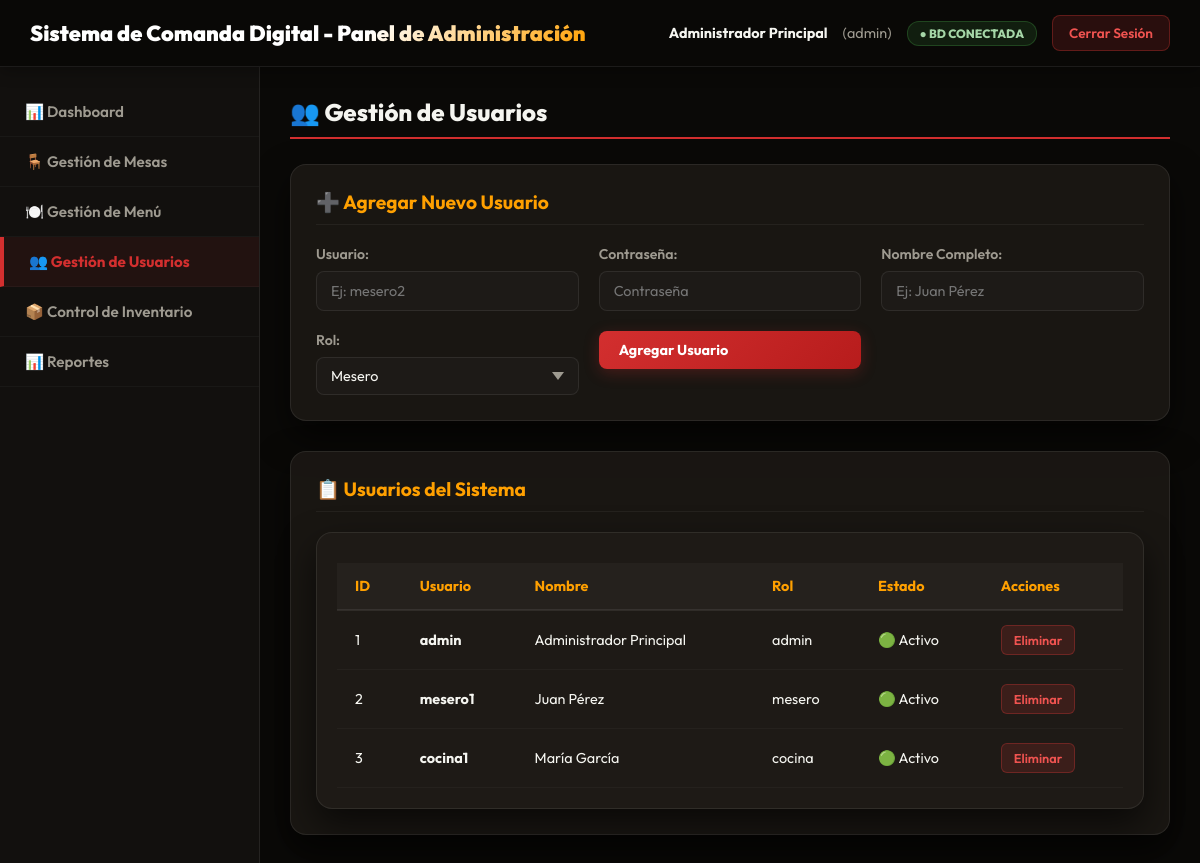
Before: /index.php?action=admin&seccion=usuarios (signed in) with the older database file.
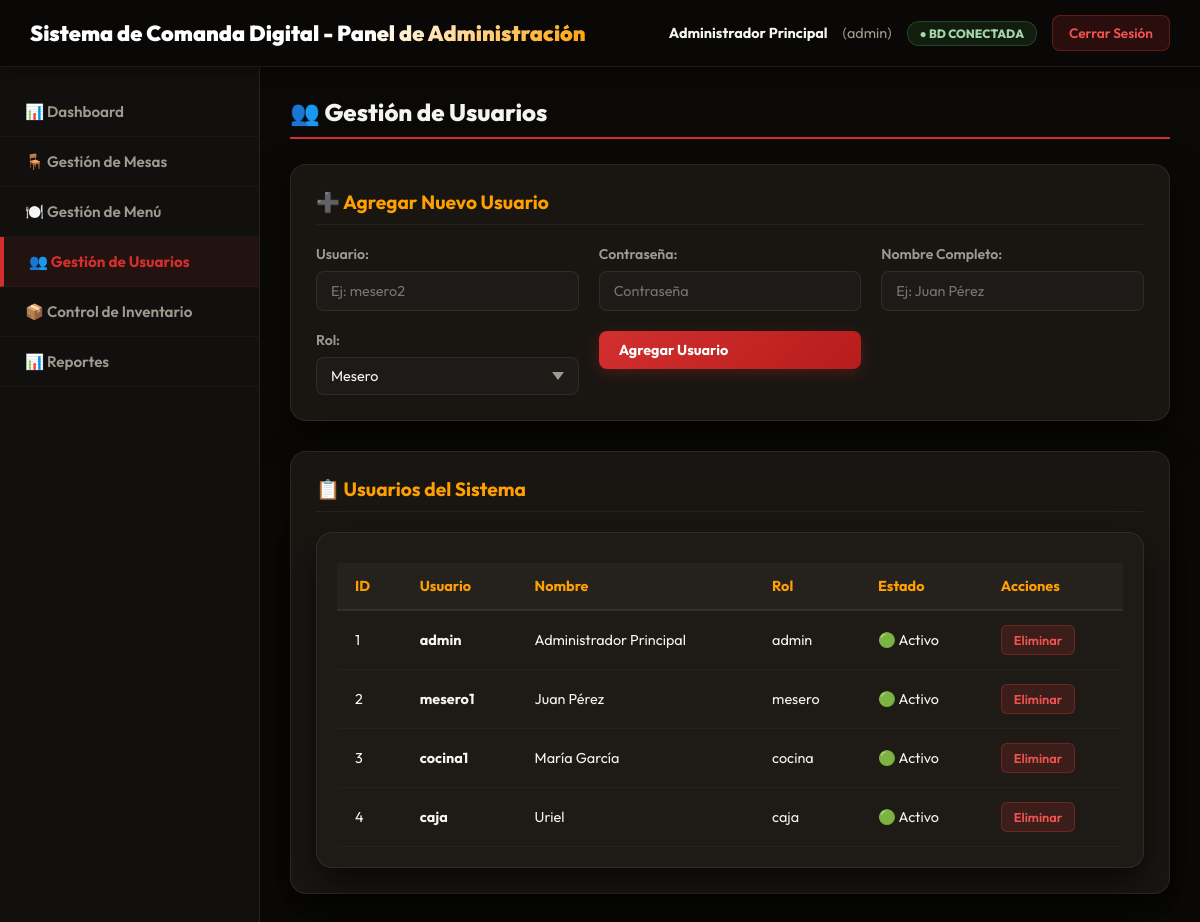
After: the same page with the newer database file.
### tables this page shows
CREATE TABLE `usuarios` (
  `id` int(11) NOT NULL,
  `usuario` varchar(50) NOT NULL,
  `password_hash` varchar(255) NOT NULL,
  `nombre` varchar(100) NOT NULL,
  `rol` enum('admin','mesero','cocina','caja') NOT NULL,
  `activo` tinyint(1) DEFAULT 1,
  `fecha_creacion` timestamp NOT NULL DEFAULT current_timestamp(),
  `ultimo_login` timestamp NULL DEFAULT NULL
);

### config/database.php (called while the page is built, shortened)
<?php
class Database {
    private static $connection = null;
    public static function getConnection() {
        if (self::$connection === null) {
            try {
                $dsn = "mysql:host=" . DB_HOST . ";dbname=" . DB_NAME . ";charset=utf8mb4";
                self::$connection = new PDO($dsn, DB_USER, DB_PASS);
                self::$connection->setAttribute(PDO::ATTR_ERRMODE, PDO::ERRMODE_EXCEPTION);
                self::$connection->exec("SET time_zone = '-05:00'");
            } catch(PDOException $e) {
                die("Error de conexión: " . $e->getMessage());
            }
        }
        return self::$connection;
    }
}
?>

### models/User.php (called while the page is built, shortened)
<?php
class User {
    private $db;
    public function __construct() {
        $this->db = Database::getConnection();
    }
    public function getAll() {
        $sql = "SELECT * FROM usuarios WHERE activo = 1 ORDER BY id";
        $stmt = $this->db->prepare($sql);
        $stmt->execute();
        return $stmt->fetchAll(PDO::FETCH_ASSOC);
    }
}
?>

### views/admin/usuarios.php (the view, shortened to what this page needs)
<?php
require_once __DIR__ . '/../layout/header.php';
?>
<div id="usuarios" class="content-section">
    <h2>👥 Gestión de Usuarios</h2>
    <div class="report-section">
        <h3>➕ Agregar Nuevo Usuario</h3>
        <form method="POST" action="<?php echo BASE_URL; ?>index.php?action=admin&seccion=usuarios" class="form-grid">
            <div class="form-group">
                <label>Usuario:</label>
                <input type="text" name="usuario" required placeholder="Ej: mesero2">
            </div>
            <div class="form-group">
                <label>Contraseña:</label>
                <input type="password" name="password" required placeholder="Contraseña">
            </div>
            <div class="form-group">
                <label>Nombre Completo:</label>
                <input type="text" name="nombre_completo" required placeholder="Ej: Juan Pérez">
            </div>
            <div class="form-group">
                <label>Rol:</label>
                <select name="rol" required>
                    <option value="mesero">Mesero</option>
                </select>
            </div>
            <div class="form-group">
                <button type="submit" class="btn">Agregar Usuario</button>
            </div>
        </form>
    </div>
    <div class="report-section">
        <h3>📋 Usuarios del Sistema</h3>
        <div class="table-container">
            <table class="data-table">
                <thead>
                    <tr>
                        <th>ID</th>
                        <th>Usuario</th>
                        <th>Nombre</th>
                        <th>Rol</th>
                        <th>Estado</th>
                        <th>Acciones</th>
                    </tr>
                </thead>
                <tbody>
                    <?php foreach ($data['usuarios'] as $row): ?>
                        <?php $estado = $row['activo'] ? '🟢 Activo' : '🔴 Inactivo'; ?>
                        <tr>
                            <td><?php echo $row['id']; ?></td>
                            <td><strong><?php echo $row['usuario']; ?></strong></td>
                            <td><?php echo $row['nombre']; ?></td>
                            <td><?php echo $row['rol']; ?></td>
                            <td><?php echo $estado; ?></td>
                            <td>
                                <form method="POST" action="<?php echo BASE_URL; ?>index.php?action=admin&seccion=usuarios" style="display:inline;">
                                    <button type="submit" class="btn-sm btn-danger" onclick="return confirm('¿Está seguro de eliminar este usuario?')">Eliminar</button>
                                </form>
                            </td>
                        </tr>
                    <?php endforeach; ?>
                </tbody>
            </table>
        </div>
    </div>
</div>
<?php require_once __DIR__ . '/../layout/footer.php'; ?>

Changed rows visible on the page:
added usuarios: id "4", usuario "caja", nombre "Uriel", rol "caja", activo "🟢 Activo"
